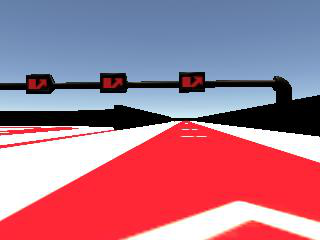
#> input picture examples/opencv/image_sample_04.png, 320 x 240 px
$ python opencv_lab08_mask_image.py
#> lines starting #> are read from the running program, lines starting #| are printed output that depends on the picture
import cv2
import numpy as np

img = cv2.imread('image_sample_04.png')
#> img is the input picture: shape (240, 320, 3); mean B, G, R 138.7, 118.7, 171.8
mask = np.zeros(shape=img.shape, dtype=bool)

# 偶數列全部為真
for i in range(0, 240, 2):
    mask[i, :, :] = True

# 符合遮罩的位置全部變白色
img[mask] = 255
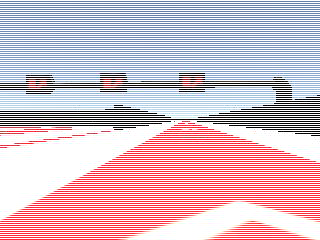
#> img: shape (240, 320, 3); mean B, G, R 196.7, 186.7, 213.5

cv2.namedWindow('masked')
cv2.imshow('masked', img)
cv2.waitKey()

$ run again, with examples/opencv/image_sample_01.png copied over examples/opencv/image_sample_04.png
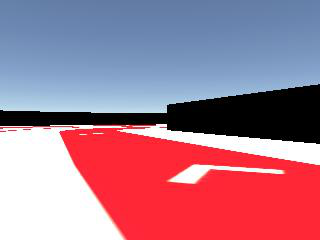
#> input picture examples/opencv/image_sample_01.png, 320 x 240 px
#> img is the input picture: shape (240, 320, 3); mean B, G, R 143, 122.1, 168.8
#> `img[mask] = 255`:
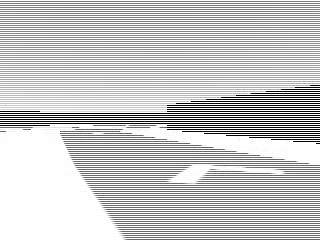
#> img: shape (240, 320, 3); mean B, G, R 198.9, 188.5, 212

$ run again, with examples/opencv/image_sample_02.png copied over examples/opencv/image_sample_04.png
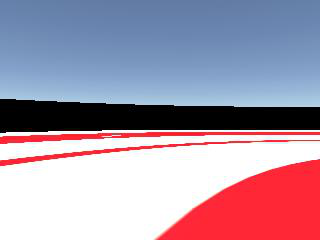
#> input picture examples/opencv/image_sample_02.png, 320 x 240 px
#> img is the input picture: shape (240, 320, 3); mean B, G, R 170.6, 151.6, 168.9
#> `img[mask] = 255`:
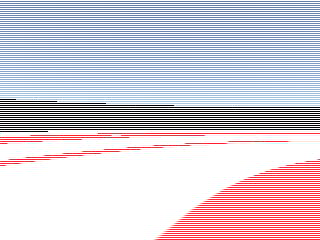
#> img: shape (240, 320, 3); mean B, G, R 212.7, 203.3, 212

$ run again, with examples/opencv/image_sample_03.png copied over examples/opencv/image_sample_04.png
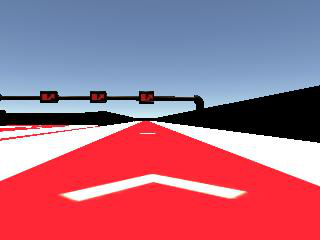
#> input picture examples/opencv/image_sample_03.png, 320 x 240 px
#> img is the input picture: shape (240, 320, 3); mean B, G, R 130.8, 109.1, 171.8
#> `img[mask] = 255`:
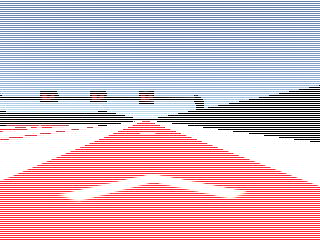
#> img: shape (240, 320, 3); mean B, G, R 192.8, 182, 213.5
